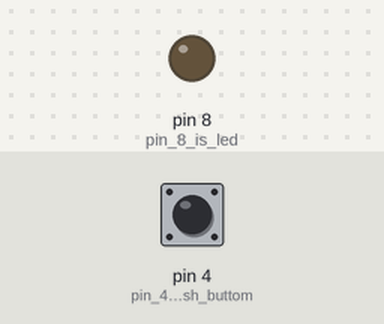
A sketch run on a simulated Arduino Uno, built with avr-gcc and run on an emulated ATmega328P. On the bench: output pins drawn as LEDs (lit = HIGH). Inputs (shaded band) come from the test bench; at power-on: pin 4 (pin_4_is_push_buttom) LOW.

Above: at 1.2 s.
1.3 s: pin 4 (pin_4_is_push_buttom) pulled HIGH for 0.15 s
At 1.37 s:
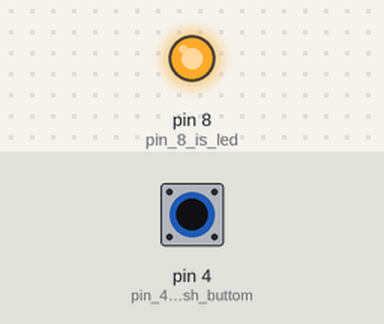
2.9 s: pin 4 (pin_4_is_push_buttom) pulled HIGH for 3.2 s
At 7.1 s:
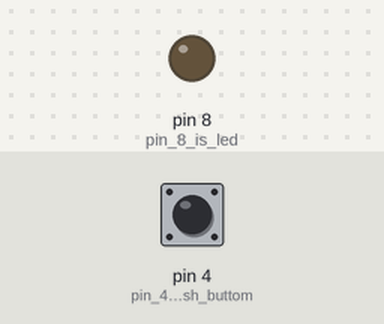
Timing chart, 0 to 8.6 s (numbered marks = the images above; inputs shaded):
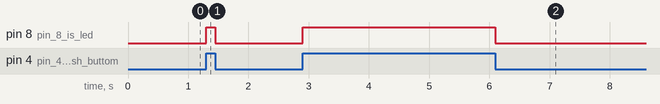

The sketch:

pull-down.ino
```cpp
void setup() {
  pinMode(8,OUTPUT); // pin 8 is led
  pinMode(4,INPUT);  // pin 4 is push buttom

}

void loop() {
  int val = digitalRead(4);
  if(val == HIGH){
    digitalWrite(8,HIGH);
    }
  else{
    digitalWrite(8,LOW);
    }


}
```

Measured:
- after the input at 1.3 s, pin 8 (pin_8_is_led): LOW → HIGH at once, → LOW 0.15 s later
- after the input at 2.9 s, pin 8 (pin_8_is_led): LOW → HIGH at once, → LOW 3.2 s later
